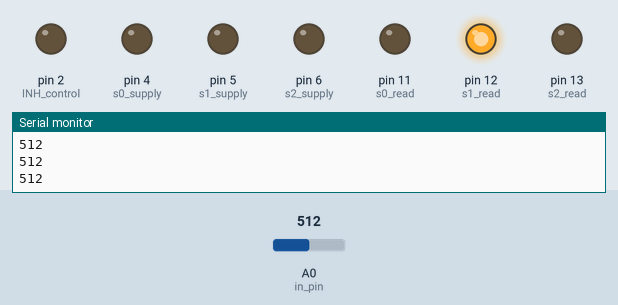
Recording of a sketch running on a simulated Arduino Uno, built with avr-gcc and run on an emulated ATmega328P. Parts: output pins drawn as LEDs (lit = HIGH), the last lines printed to the serial monitor. The test bench sets the inputs (shaded band); at power-on: A0 (in_pin) = 512.

Above: at 3.85 s.
At 4.2 s:
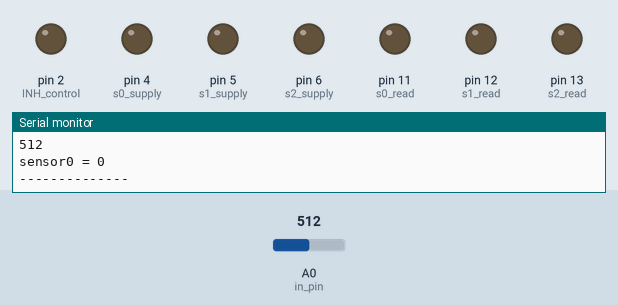
At 4.9 s:
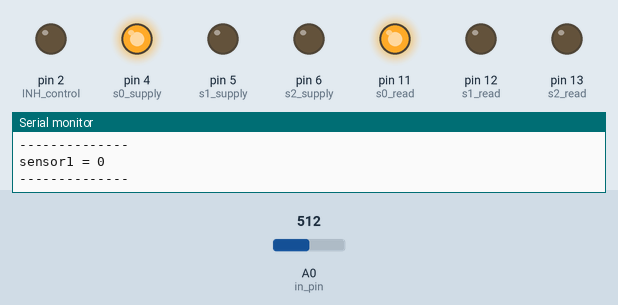
At 5.25 s:
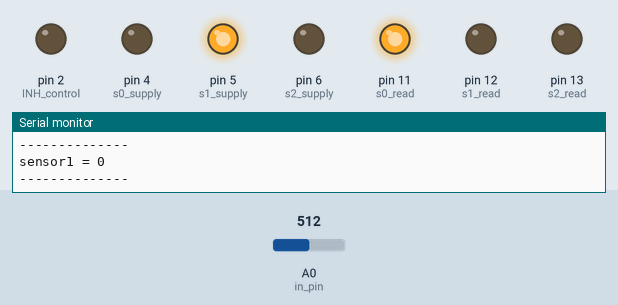
At 5.6 s:
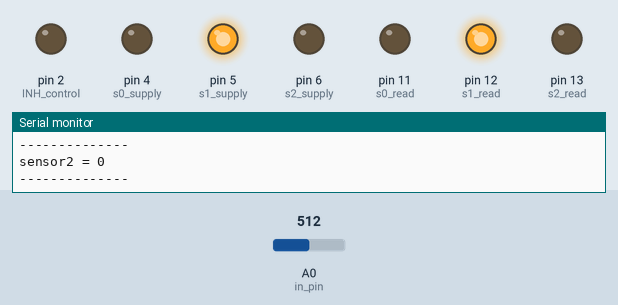
At 6.65 s:
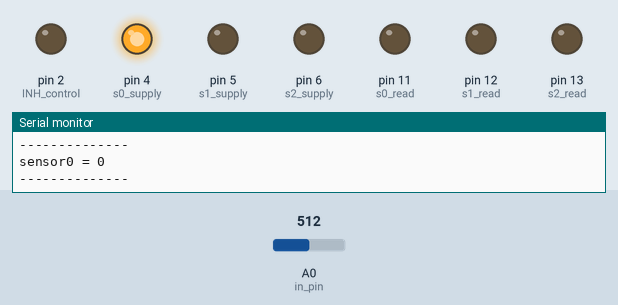
Timing chart, 0 to 7.0 s (numbered marks = the images above):
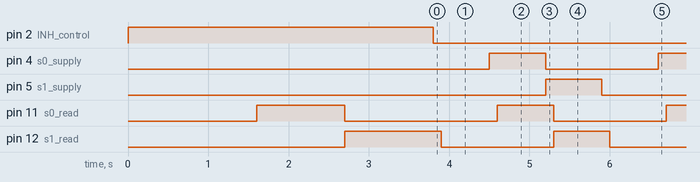

The sketch:

testSupplyRead.ino
```cpp
// set analog input pins
const int in_pin = A0;

// initialize values
int readValue = 0;

//define quiescient values
int qui[3] = {0,0,0};

int r0 = 0;
int r1= 0;
int r2 = 0;

int i = 0;

void setup()
{
  Serial.begin(9600);

  pinMode(2, OUTPUT); //INH control

  pinMode(4, OUTPUT); //s0 supply
  pinMode(5, OUTPUT); //s1 supply
  pinMode(6, OUTPUT); //s2 supply

  pinMode(11, OUTPUT); //s0 read
  pinMode(12, OUTPUT); //s1 read
  pinMode(13, OUTPUT); //s2 read

  digitalWrite(2, HIGH); //INH ON

  delay(500);
  //Get the "default" values of the pins to compare with later
  for (i = 0; i <= 2; i++)
  {

  r0 = bitRead(i, 0);
  r1 = bitRead(i, 1);
  r2 = bitRead(i, 2);

  digitalWrite(11, r0);
  digitalWrite(12, r1);
  digitalWrite(13, r2);

  delay(1000);
  qui[i] = analogRead(in_pin);
  delay(100);
  Serial.println(qui[i]);

  }

  digitalWrite(2, LOW); //INH OFF

}


// multiplexer/demultiplexer function (y output, starting input pin)


void loop() {

  for (i = 0; i <= 2; i++)
  {

  r0 = bitRead(i, 0);
  r1 = bitRead(i, 1);
  r2 = bitRead(i, 2);

  digitalWrite(4, r0);
  digitalWrite(5, r1);
  digitalWrite(6, r2);

  delay(100);

  digitalWrite(11, r0);
  digitalWrite(12, r1);
  digitalWrite(13, r2);

   readValue = analogRead(in_pin);

   Serial.print("sensor" );
   Serial.print(i);
   Serial.print(" = ");
   Serial.println(readValue - qui[i]);
   delay(100);

   Serial.println("--------------");
//    Serial.print("Switch: ");
//    Serial.print(r0);
//    Serial.print(r1);
//    Serial.print(r2);
//    Serial.print("\n");

    delay(500);


  }

}
```

Measured:
- by itself, pin 4 (s0_supply), pin 5 (s1_supply), pin 12 (s1_read): alternates HIGH for 0.70 s and LOW for 1.4 s
- by itself, pin 11 (s0_read): repeats every 2.1 s: HIGH 0.70 s, LOW 1.4 s
- by itself, everything shown: repeats every 2.1 s, in 6 steps
